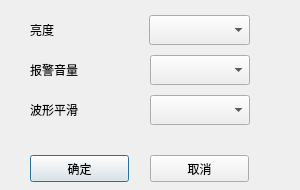
<?xml version="1.0" encoding="UTF-8"?>
<ui version="4.0">
 <class>Dlg_set_others</class>
 <widget class="QDialog" name="Dlg_set_others">
  <property name="geometry">
   <rect>
    <x>0</x>
    <y>0</y>
    <width>300</width>
    <height>190</height>
   </rect>
  </property>
  <property name="windowTitle">
   <string>其他设置</string>
  </property>
  <widget class="QComboBox" name="m_cmbb_light">
   <property name="geometry">
    <rect>
     <x>149</x>
     <y>15</y>
     <width>101</width>
     <height>30</height>
    </rect>
   </property>
   <property name="maxVisibleItems">
    <number>10</number>
   </property>
  </widget>
  <widget class="QPushButton" name="m_btn_ok">
   <property name="geometry">
    <rect>
     <x>30</x>
     <y>155</y>
     <width>99</width>
     <height>27</height>
    </rect>
   </property>
   <property name="text">
    <string>确定</string>
   </property>
  </widget>
  <widget class="QPushButton" name="m_btn_cancel">
   <property name="geometry">
    <rect>
     <x>150</x>
     <y>155</y>
     <width>99</width>
     <height>27</height>
    </rect>
   </property>
   <property name="text">
    <string>取消</string>
   </property>
  </widget>
  <widget class="QLabel" name="label_2">
   <property name="geometry">
    <rect>
     <x>30</x>
     <y>100</y>
     <width>70</width>
     <height>20</height>
    </rect>
   </property>
   <property name="text">
    <string>波形平滑</string>
   </property>
  </widget>
  <widget class="QLabel" name="label_8">
   <property name="geometry">
    <rect>
     <x>30</x>
     <y>20</y>
     <width>70</width>
     <height>20</height>
    </rect>
   </property>
   <property name="text">
    <string>亮度</string>
   </property>
  </widget>
  <widget class="QComboBox" name="m_cmbb_warning_volume">
   <property name="geometry">
    <rect>
     <x>150</x>
     <y>55</y>
     <width>100</width>
     <height>30</height>
    </rect>
   </property>
   <property name="maxVisibleItems">
    <number>10</number>
   </property>
  </widget>
  <widget class="QComboBox" name="m_cmbb_smoth">
   <property name="geometry">
    <rect>
     <x>150</x>
     <y>95</y>
     <width>100</width>
     <height>30</height>
    </rect>
   </property>
   <property name="maxVisibleItems">
    <number>2</number>
   </property>
  </widget>
  <widget class="QLabel" name="label">
   <property name="geometry">
    <rect>
     <x>30</x>
     <y>60</y>
     <width>70</width>
     <height>20</height>
    </rect>
   </property>
   <property name="text">
    <string>报警音量</string>
   </property>
  </widget>
 </widget>
 <resources/>
 <connections/>
</ui>
